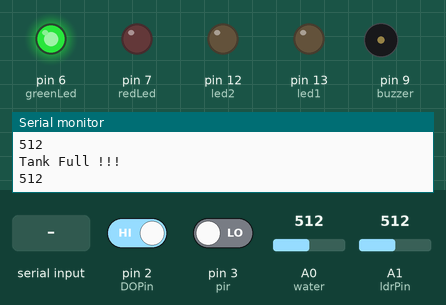
Recording of a sketch running on a simulated Arduino Uno, built with avr-gcc and run on an emulated ATmega328P. Parts: output pins drawn as LEDs (lit = HIGH), buzzer (waves = sounding), the last lines printed to the serial monitor. The test bench sets the inputs (shaded band); at power-on: pin 2 (DOPin) HIGH, A0 (water) = 512, pin 3 (pir) LOW, A1 (ldrPin) = 512.

Above: at 2.3 s.
2.4 s: pin 2 (DOPin) driven LOW
At 3.25 s:
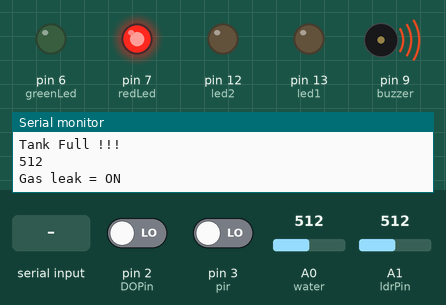
6.0 s: "*All On" received over Serial
At 7.4 s:
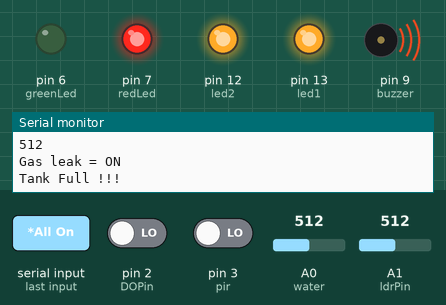
9.5 s: pin 2 (DOPin) driven HIGH
At 11.3 s:
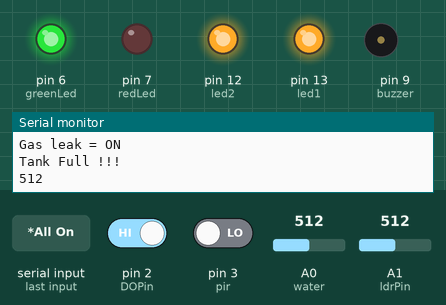
14.5 s: A0 (water) set to 218
18.0 s: A0 (water) set to 190
At 19.0 s:
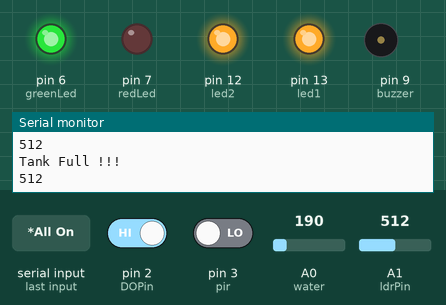
19.5 s: pin 3 (pir) driven HIGH
Timing chart, 0 to 22.0 s (numbered marks = the images above; inputs shaded):
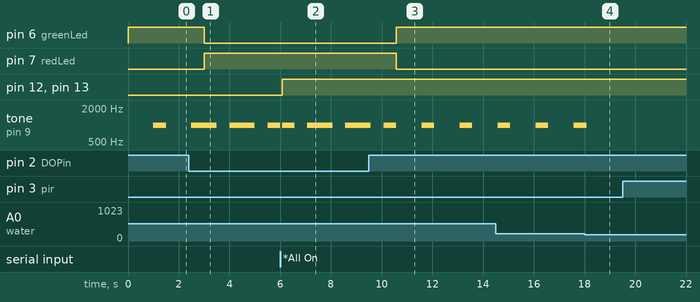

The sketch:

autolif.ino
```cpp
int DOPin = 2;
int greenLed=6;
int redLed =7;
int buzzer =9;
int led1=13;
int led2=12;
int kk11=13;
int kkk122=12;
int water = A0;    //water Pin
int ldrPin = A1;   // select the input pin for LDR
int ldrvalue = 0;
int pir=3;         //pir pin
int pirState = LOW;
int ps = LOW;
int val = 0;
int count = 0;
int wl=0;
int prev=0;
int current=0;
char c;
String st;


void setup() {
  // declare the ledPin as an OUTPUT:
  pinMode(DOPin, INPUT);
  pinMode(redLed, OUTPUT);
  pinMode(greenLed, OUTPUT);
  pinMode(buzzer, OUTPUT);
  pinMode(pir, INPUT);
  pinMode(led1, OUTPUT);
  pinMode(led2, OUTPUT);
  pinMode(water, INPUT );

  Serial.begin(9600);
}

void pirsen()
{
 ldrvalue = analogRead(ldrPin);
 Serial.println(ldrvalue);
if( ldrvalue > 50)                 //day
 {

  val = digitalRead(pir);
  if (val == HIGH)
  {
    digitalWrite(greenLed, HIGH);
    if (pirState == LOW)
    {
       Serial.println("Motion detected!");
       pirState = HIGH;   }
  } else {
    digitalWrite(greenLed, LOW); // turn LED OFF
    if (pirState == HIGH)
    {
       Serial.println("Motion ended!");
       pirState = LOW;
      count++;
    }
  }
  if ((count%2)!=0)
  {

  if (ps == LOW)
   {
    digitalWrite(led1, HIGH);
    digitalWrite(led2,HIGH);
      ps = HIGH;
    }
  }
  else
  {

     if (ps == HIGH)
      {
      digitalWrite(led1, LOW);
      digitalWrite(led2,LOW);
      ps = LOW;

    }
  }
}

  else if( ldrvalue <= 50 )                       //night
  {
     val = digitalRead(pir);
  if (val == HIGH)
  {
    digitalWrite(greenLed, HIGH);

    if (pirState == LOW)
    {
       Serial.println("Infiltration");
    tone(buzzer,1000);
    delay(1000);
    pirState = HIGH;
    }

  } else {
    digitalWrite(greenLed, LOW); // turn LED OFF
    if (pirState == HIGH)
    {
      Serial.println("Infiltration Done");
      pirState = LOW;
    }
  }
  }
}

void gassen()
{
  if (digitalRead(DOPin) == LOW)              //GAS
  {
    digitalWrite(redLed, HIGH);
    digitalWrite(greenLed, LOW);

    tone(buzzer,1000,500);

    Serial.println("Gas leak = ON");
  }
  else
  {
    digitalWrite(redLed, LOW);
    digitalWrite(greenLed, HIGH);
    noTone(buzzer);
  }
  delay(1000);
}
void  watersen()
{
  if(analogRead(water)>=200)
  {

    tone(buzzer,1000,500);
    Serial.println("Tank Full !!!");
}
delay(500);
}

void loop() {


pirsen();
gassen();
watersen();

while(Serial.available() > 0)              //For Bluetooth
{
  delay(10);
  c = Serial.read();
  if(c=='#')
  {break;}
  st+=c;
}
if(st.length() > 0)
{
if(st.equalsIgnoreCase("*All On"))
{
  digitalWrite(led1,HIGH);
  digitalWrite(led2,HIGH);
}
if(st.equalsIgnoreCase("*All Off"))
{
  digitalWrite(led1,LOW);
  digitalWrite(led2,LOW);
}
st="";
}
}
```

Measured:
- after the input at 2.4 s, pin 6 (greenLed): HIGH → LOW after 0.60 s; pin 7 (redLed): LOW → HIGH after 0.60 s
- after the input at 6.0 s, pin 12 (led2), pin 13 (led1): LOW → HIGH after 0.07 s
- after the input at 9.5 s, pin 6 (greenLed): LOW → HIGH after 1.1 s; pin 7 (redLed): HIGH → LOW after 1.1 s
- after the input at 18.0 s, tone on pin 9 (buzzer): goes on until 18.1 s, then stays silent
- by itself, tone on pin 9 (buzzer): repeats every 1.5 s: 1000 Hz 0.50 s, silent 1.0 s
